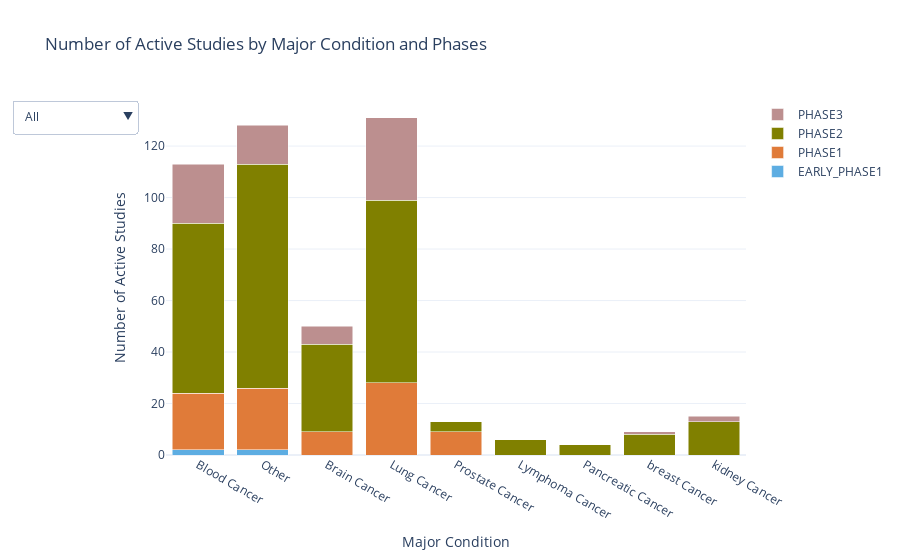

Notebook source saved alongside this figure:
### Markdown cell above
# Plot interactive bar chart: Major conditions, and phases

### Code cell
# Group by 'Major Condition' and 'Phases' and count the occurrences
phases_counts = active_studies_df.groupby(['Major Condition', 'Phases']).size().reset_index(name='Counts')

# Define a list of colors for different phases
colors = ['#5DADE2', '#E07B39', '#808000', '#BC8F8F','#9467bd','#8c564b','#e377c2','#7f7f7f', '#bcbd22','#17becf']

# Create a function to create traces for each phase
def create_trace(phase, color):
    phase_data = phases_counts[phases_counts['Phases'] == phase]
    return go.Bar(
        x=phase_data['Major Condition'],
        y=phase_data['Counts'],
        name=phase,
        marker=dict(color=color)
    )

# Create a function to update the plot based on the button click
def update_plot(button):
    # Create a bar plot
    fig = go.Figure()

    # Add a trace for each unique Phase, with a unique color
    for i, phase in enumerate(phases_counts['Phases'].unique()):
        fig.add_trace(create_trace(phase, colors[i % len(colors)]))

    # Customize layout
    fig.update_layout(
        title='Number of Active Studies by Major Condition and Phases',
        xaxis_title='Major Condition',
        yaxis_title='Number of Active Studies',
        template='plotly_white',
        barmode='stack',  # Stack bars for different phases
        updatemenus=[{
            'buttons': [
                {
                    'label': 'All',
                    'method': 'update',
                    'args': [{'visible': [True] * len(phases_counts['Phases'].unique())}]  # Show all traces
                },
                *[
                    {
                        'label': phase,
                        'method': 'update',
                        'args': [{'visible': [phase == p for p in phases_counts['Phases'].unique()]}]  # Show only selected phase
                    }
                    for phase in phases_counts['Phases'].unique()
                ]
            ],
            'direction': 'down',
            'showactive': True
        }]
    )

    # Show the plot
    fig.show()

    # Save the figure as a PNG image
    pio.write_image(fig, 'Condition_phase.png', format='png')

# Create a button widget
button = widgets.Button(description="Update Plot")

# Link the button to the update_plot function
button.on_click(update_plot)

# Display the button
display(button)

# Optionally, you can call the function directly to display the initial plot
update_plot(None)

### Figure 1 — Plotly figure (JSON) as saved in the notebook; plotly's stock layout.template omitted (floating-point values rounded to 4 significant figures)
{"data": [{"marker": {"color": "#5DADE2"}, "name": "EARLY_PHASE1", "type": "bar", "x": ["Blood Cancer", "Other"], "y": [2, 2]}, {"marker": {"color": "#E07B39"}, "name": "PHASE1", "type": "bar", "x": ["Blood Cancer", "Brain Cancer", "Lung Cancer", "Other", "Prostate Cancer"], "y": [22, 9, 28, 24, 9]}, {"marker": {"color": "#808000"}, "name": "PHASE2", "type": "bar", "x": ["Blood Cancer", "Brain Cancer", "Lung Cancer", "Lymphoma Cancer", "Other", "Pancreatic Cancer", "Prostate Cancer", "breast Cancer", "kidney Cancer"], "y": [66, 34, 71, 6, 87, 4, 4, 8, 13]}, {"marker": {"color": "#BC8F8F"}, "name": "PHASE3", "type": "bar", "x": ["Blood Cancer", "Brain Cancer", "Lung Cancer", "Other", "breast Cancer", "kidney Cancer"], "y": [23, 7, 32, 15, 1, 2]}], "layout": {"barmode": "stack", "title": {"text": "Number of Active Studies by Major Condition and Phases"}, "updatemenus": [{"buttons": [{"args": [{"visible": [true, true, true, true]}], "label": "All", "method": "update"}, {"args": [{"visible": [true, false, false, false]}], "label": "EARLY_PHASE1", "method": "update"}, {"args": [{"visible": [false, true, false, false]}], "label": "PHASE1", "method": "update"}, {"args": [{"visible": [false, false, true, false]}], "label": "PHASE2", "method": "update"}, {"args": [{"visible": [false, false, false, true]}], "label": "PHASE3", "method": "update"}], "direction": "down", "showactive": true}], "xaxis": {"title": {"text": "Major Condition"}}, "yaxis": {"title": {"text": "Number of Active Studies"}}}}
